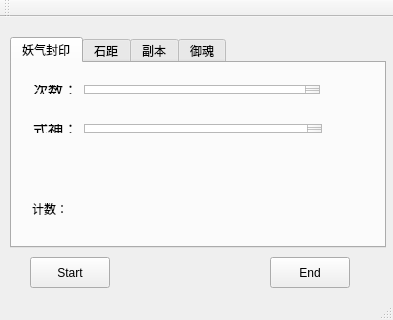
<?xml version="1.0" encoding="UTF-8"?>
<ui version="4.0">
 <class>MainWindow</class>
 <widget class="QMainWindow" name="MainWindow">
  <property name="windowModality">
   <enum>Qt::NonModal</enum>
  </property>
  <property name="geometry">
   <rect>
    <x>0</x>
    <y>0</y>
    <width>393</width>
    <height>320</height>
   </rect>
  </property>
  <property name="minimumSize">
   <size>
    <width>393</width>
    <height>304</height>
   </size>
  </property>
  <property name="maximumSize">
   <size>
    <width>1000</width>
    <height>3040</height>
   </size>
  </property>
  <property name="windowTitle">
   <string>MainWindow</string>
  </property>
  <widget class="QWidget" name="centralWidget">
   <widget class="QTabWidget" name="tabWidget">
    <property name="geometry">
     <rect>
      <x>10</x>
      <y>20</y>
      <width>376</width>
      <height>211</height>
     </rect>
    </property>
    <property name="toolTip">
     <string>&lt;html&gt;&lt;head/&gt;&lt;body&gt;&lt;p&gt;&lt;br/&gt;&lt;/p&gt;&lt;/body&gt;&lt;/html&gt;</string>
    </property>
    <property name="currentIndex">
     <number>0</number>
    </property>
    <widget class="QWidget" name="tab_4">
     <attribute name="title">
      <string>妖气封印</string>
     </attribute>
     <widget class="QWidget" name="layoutWidget">
      <property name="geometry">
       <rect>
        <x>10</x>
        <y>50</y>
        <width>311</width>
        <height>31</height>
       </rect>
      </property>
      <layout class="QHBoxLayout" name="horizontalLayout_2">
       <item>
        <widget class="QLabel" name="label_2">
         <property name="maximumSize">
          <size>
           <width>45</width>
           <height>29</height>
          </size>
         </property>
         <property name="font">
          <font>
           <pointsize>11</pointsize>
          </font>
         </property>
         <property name="text">
          <string>式神：</string>
         </property>
        </widget>
       </item>
       <item>
        <widget class="QPlainTextEdit" name="plainTextEdit_2">
         <property name="maximumSize">
          <size>
           <width>256</width>
           <height>29</height>
          </size>
         </property>
        </widget>
       </item>
      </layout>
     </widget>
     <widget class="QLabel" name="label_3">
      <property name="geometry">
       <rect>
        <x>20</x>
        <y>140</y>
        <width>54</width>
        <height>12</height>
       </rect>
      </property>
      <property name="text">
       <string>计数：</string>
      </property>
     </widget>
     <widget class="QWidget" name="layoutWidget">
      <property name="geometry">
       <rect>
        <x>10</x>
        <y>11</y>
        <width>309</width>
        <height>31</height>
       </rect>
      </property>
      <layout class="QHBoxLayout" name="horizontalLayout">
       <item>
        <widget class="QLabel" name="label">
         <property name="maximumSize">
          <size>
           <width>16777215</width>
           <height>29</height>
          </size>
         </property>
         <property name="font">
          <font>
           <pointsize>11</pointsize>
          </font>
         </property>
         <property name="text">
          <string>次数：</string>
         </property>
        </widget>
       </item>
       <item>
        <widget class="QPlainTextEdit" name="plainTextEdit">
         <property name="maximumSize">
          <size>
           <width>16777215</width>
           <height>29</height>
          </size>
         </property>
        </widget>
       </item>
      </layout>
     </widget>
     <zorder>layoutWidget</zorder>
     <zorder>layoutWidget</zorder>
     <zorder>label_3</zorder>
    </widget>
    <widget class="QWidget" name="tab_2">
     <attribute name="title">
      <string>石距</string>
     </attribute>
    </widget>
    <widget class="QWidget" name="tab">
     <attribute name="title">
      <string>副本</string>
     </attribute>
    </widget>
    <widget class="QWidget" name="tab_3">
     <attribute name="title">
      <string>御魂</string>
     </attribute>
    </widget>
   </widget>
   <widget class="QPushButton" name="pushButton">
    <property name="geometry">
     <rect>
      <x>30</x>
      <y>240</y>
      <width>80</width>
      <height>31</height>
     </rect>
    </property>
    <property name="text">
     <string>Start</string>
    </property>
   </widget>
   <widget class="QPushButton" name="pushButton_2">
    <property name="geometry">
     <rect>
      <x>270</x>
      <y>240</y>
      <width>80</width>
      <height>31</height>
     </rect>
    </property>
    <property name="text">
     <string>End</string>
    </property>
   </widget>
  </widget>
  <widget class="QMenuBar" name="menuBar">
   <property name="geometry">
    <rect>
     <x>0</x>
     <y>0</y>
     <width>393</width>
     <height>22</height>
    </rect>
   </property>
  </widget>
  <widget class="QToolBar" name="mainToolBar">
   <attribute name="toolBarArea">
    <enum>TopToolBarArea</enum>
   </attribute>
   <attribute name="toolBarBreak">
    <bool>false</bool>
   </attribute>
  </widget>
  <widget class="QStatusBar" name="statusBar"/>
 </widget>
 <layoutdefault spacing="6" margin="11"/>
 <resources/>
 <connections/>
</ui>
